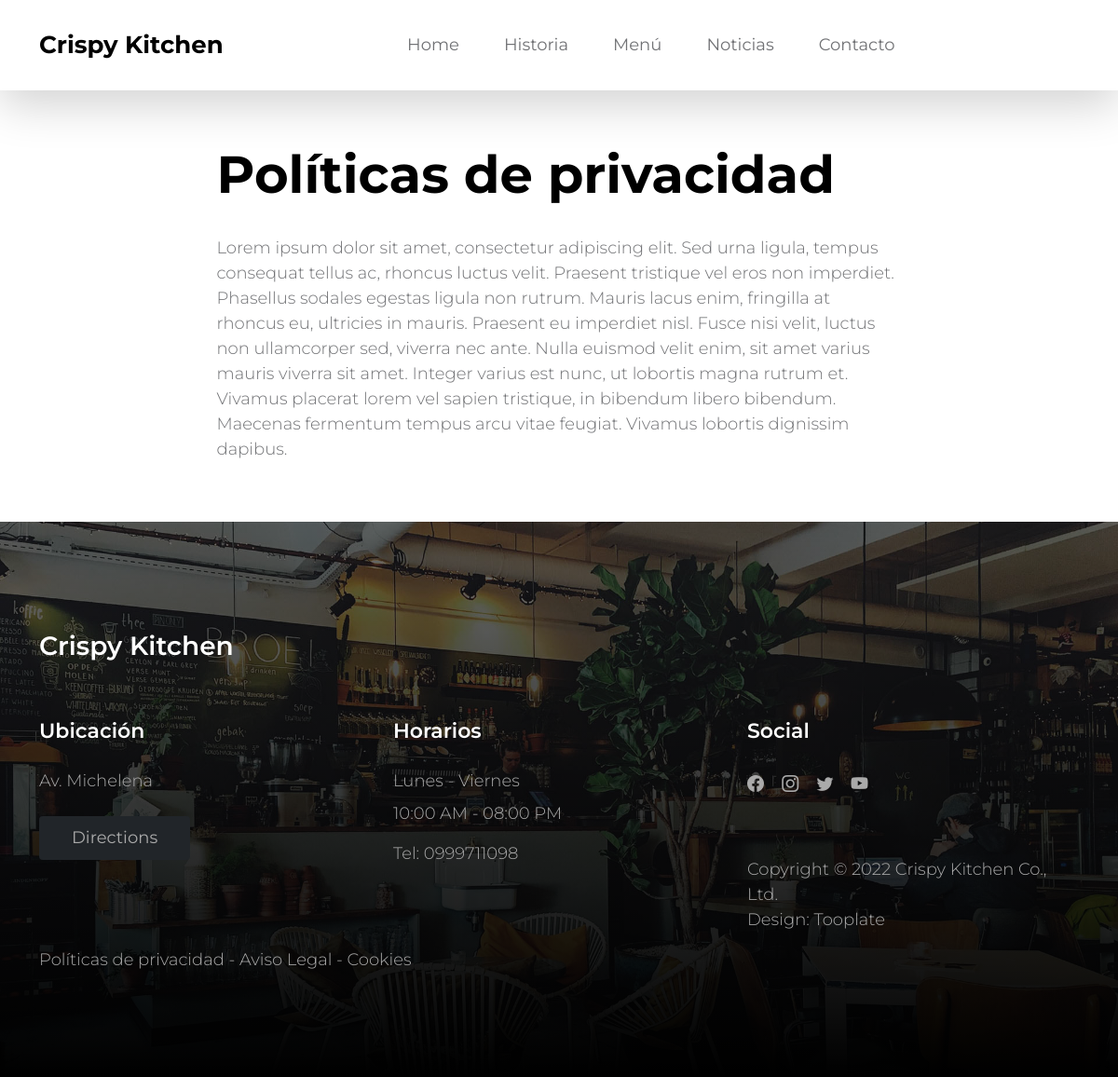
/page/1/, run on the app's committed database.
### pages/models.py (models this page shows, shortened)
class Page(models.Model):
    title = models.CharField(verbose_name="Título", max_length=200)
    content = RichTextField(verbose_name="Contenido")
    created = models.DateTimeField(
        auto_now_add=True, verbose_name="Fecha de creación")
    updated = models.DateTimeField(
        auto_now_add=True, verbose_name="Fecha de edición")
    class Meta:
        verbose_name = "página"
        verbose_name_plural = "páginas"
        ordering = ['created']

### social/models.py (models this page shows, shortened)
class Link(models.Model):
    key=models.SlugField(verbose_name="Nombre clave",
                          max_length=100, unique=True)
    name=models.CharField(max_length=200, verbose_name="Red social")
    url=models.URLField(verbose_name="Enlace",
                        max_length=200, null=True, blank=True)
    created = models.DateTimeField(
        auto_now_add=True, verbose_name="Fecha de creación")
    updated = models.DateTimeField(
        auto_now_add=True, verbose_name="Fecha de edición")
    class Meta:
        verbose_name = "enlace"
        verbose_name_plural = "enlaces"

### pages/views.py (the view)
# urls.py: path('<int:page_id>/', views.page, name="page")
def page(request, page_id):
    pages = get_object_or_404(Page, id=page_id)
    return render(request, "pages/sample.html", {'page': pages})

### pages/templatetags/pages_sample.py (called while the page is built)
@register.simple_tag
def get_page_list():
    pages = Page.objects.all()
    return pages

### social/processors.py (called while the page is built)
def context_dict(request):
    context = {}
    links = Link.objects.all()
    for link in links:
        context[link.key] = link.url # llenando el diccionario vacío
    return context

### pages/templates/pages/sample.html (shortened to what this page needs)
{% extends 'core/base.html' %}
{% block content %}
{% load static %}
    <section class="page-section about-heading">
      <div class="container">
        <div class="about-heading-content mbtm">
          <div class="row">
            <div class="col-xl-9 col-lg-10 mx-auto">
              <div class="bg-faded rounded p-5 forced">
                <h2 class="section-heading mb-4">
                  <span class="section-heading-lower">{{page.title}}</span>
                </h2>
                <div class="section-content">
                  {{page.content|safe}}
                </div>
              </div>
            </div>
          </div>
        </div>
      </div>
    </section>
{% endblock %}

### core/templates/core/base.html (shortened to what this page needs)
<!doctype html>
<html lang="en">
    <head>
        {% load static %}
        <link href="{% static 'core/css/bootstrap.min.css' %}" rel="stylesheet">
        <link href="{% static 'core/css/bootstrap-icons.css' %}" rel="stylesheet">
        <link href="{% static 'core/css/tooplate-crispy-kitchen.css' %}" rel="stylesheet">
    </head>
    <body>
        <nav class="navbar navbar-expand-lg bg-white shadow-lg">
            <div class="container">
                <a class="navbar-brand" href="{%url 'index'%}">
                    Crispy Kitchen
                </a>
                <div class="collapse navbar-collapse" id="navbarNav">
                    <ul class="navbar-nav mx-auto">
                        <li class="nav-item">
                            <a class="nav-link {% if request.path == '/' %}active{% endif %}" href="{%url 'index'%}">Home</a>
                        </li>
                        <li class="nav-item">
                            <a class="nav-link {% if request.path == '/about/' %}active{% endif %}" href="{%url 'about'%}">Historia</a>
                        </li>
                        <li class="nav-item">
                            <a class="nav-link {% if request.path == '/menu/' %}active{% endif %}" href="{%url 'menu'%}">Menú</a>
                        </li>
                        <li class="nav-item">
                            <a class="nav-link {% if request.path == '/news/' %}active{% endif %}" href="{%url 'news'%}">Noticias</a>
                        </li>
                        <li class="nav-item">
                            <a class="nav-link {% if request.path == '/contact/' %}active{% endif %}" href="{%url 'contact'%}">Contacto</a>
                        </li>
                    </ul>
                </div>
            </div>
        </nav>
        <main>
            {% block content %}{% endblock %}
        </main>
        <footer class="site-footer section-padding">
            <div class="container">
                <div class="row">
                    <div class="col-12">
                        <h4 class="text-white mb-4 me-5">Crispy Kitchen</h4>
                    </div>
                    <div class="col-lg-4 col-md-7 col-xs-12 tooplate-mt30">
                        <h6 class="text-white mb-lg-4 mb-3">Ubicación</h6>
                        <p>Av. Michelena</p>
                        <a href="https://www.google.com/maps/place/Av.+Michelena,+Quito/@-0.2479142,-78.5337139,20z/data=!4m6!3m5!1s0x91d5991abd38143f:0xaee3c9ecffe1d7f5!8m2!3d-0.2480751!4d-78.5335449!16s%2Fg%2F1tmxgmj3" class="custom-btn btn btn-dark mt-2">Directions</a>
                    </div>
                    <div class="col-lg-4 col-md-5 col-xs-12 tooplate-mt30">
                        <h6 class="text-white mb-lg-4 mb-3">Horarios</h6>
                        <p class="mb-2">Lunes - Viernes</p>
                        <p>10:00 AM - 08:00 PM</p>
                        <p>Tel: <a href="tel: 0999711098" class="tel-link">0999711098</a></p>
                    </div>
                    <div class="col-lg-4 col-md-6 col-xs-12 tooplate-mt30">
                        <h6 class="text-white mb-lg-4 mb-3">Social</h6>
                        <ul class="social-icon">
                        {% if LINK_FACEBOOK != null %}
                            <li><a href="{{LINK_FACEBOOK}}" target="_blank"
                                 class="social-icon-link bi-facebook"></a></li>
                        {% endif %}
                        {% if LINK_INSTAGRAM != null %}
                            <li><a href="{{LINK_INSTAGRAM}}" target="_blank"
                                 class="social-icon-link bi-instagram"></a></li>
                        {% endif %}
                        {% if LINK_TWITTER != null %}
                            <li><a href="{{LINK_TWITTER}}" target="_blank"
                            	 class="social-icon-link bi-twitter"></a></li>
                        {% endif %}
                        {% if LINK_YT != null %}
                            <li><a href="{{LINK_YT}}" target="_blank"
                                 class="social-icon-link bi-youtube"></a></li>
                        {% endif %}
                        </ul>
                        <p class="copyright-text tooplate-mt60">Copyright © 2022 Crispy Kitchen Co., Ltd.
                        <br>Design: <a rel="nofollow" href="https://www.tooplate.com/" target="_blank">Tooplate</a></p>
                    </div>
                </div>
                <div class="row" >
                    <p class="m-0 mbt">
                        {% load pages_sample %}
                        {% get_page_list as pages_list %}
                        {% for page in pages_list %}
                        <a href="{% url 'page' page.id %}" class="link" text-aligne="center">{{page.title}}</a>{% if not forloop.last %} - {% endif %}
                        {% endfor %}
                    </p>
                </div>
             </div>
        </footer>
    </body>
</html>

### core/static/core/css/tooplate-crispy-kitchen.css (style rules this page uses)
:root { --white-color: #FFFFFF; --primary-color: #f44749; --secondary-color: #f3af24; --section-bg-color: #F9F9F9; --dark-color: #000000; --title-color: #565758; --news-title-color: #292828; --p-color: #717275; --border-color: #eaeaea; --border-radius-default: .25rem; --body-font-family: 'Montserrat', sans-serif; --h1-font-size: 76px; --h2-font-size: 56px; --h3-font-size: 42px; --h4-font-size: 28px; --h5-font-size: 26px; --h6-font-size: 22px; --p-font-size: 18px; --menu-font-size: 18px; --category-font-size: 14px; --font-weight-light: 300; --font-weight-normal: 400; --font-weight-semibold: 600; --font-weight-bold: 700; }
body { background: var(--white-color); font-family: var(--body-font-family); position: relative; }
h2, h3, h4, h5, h6 { color: var(--dark-color); line-height: inherit; }
h1, h2, h3, h4, h5, h6 { font-weight: var(--font-weight-semibold); }
h1, h2 { font-weight: var(--font-weight-bold); }
h2 { font-size: var(--h2-font-size); }
h4 { font-size: var(--h4-font-size); }
h6 { font-size: var(--h6-font-size); }
p, .list .list-item { color: var(--p-color); font-size: var(--p-font-size); font-weight: var(--font-weight-light); }
a, button { touch-action: manipulation; transition: all 0.3s; }
a { color: var(--secondary-color); text-decoration: none; }
.section-padding { padding-top: 8rem; padding-bottom: 8rem; }
.custom-btn { border: 0; color: var(--white-color); font-size: var(--menu-font-size); padding: 10px 35px; }
.navbar { background: var(--white-color); padding-top: 20px; padding-bottom: 20px; }
.navbar-brand { color: var(--dark-color); font-size: var(--h5-font-size); font-weight: var(--font-weight-bold); margin-right: 0; }
.navbar-expand-lg .navbar-nav .nav-link { padding-right: 1.5rem; padding-left: 1.5rem; }
.navbar-expand-lg .nav-link { color: var(--p-color); font-weight: var(--font-weight-normal); font-size: var(--menu-font-size); padding-top: 15px; padding-bottom: 15px; }
.site-footer { background-image: url('../images/daan-evers-tKN1WXrzQ3s-unsplash.jpg'); background-repeat: no-repeat; background-position: center; background-size: cover; padding-top: 7rem; padding-bottom: 7rem; position: relative; }
.site-footer::before { content: ""; background: linear-gradient(to top, var(--dark-color), transparent 200%); position: absolute; top: 0; right: 0; bottom: 0; left: 0; }
.site-footer .container { position: relative; }
.tooplate-mt30 { margin-top: 30px; }
.tooplate-mt60 { margin-top: 60px; }
.copyright-text { font-size: var(--menu-font-size); }
.tel-link { color: var(--p-color); }
.site-footer a { color: #AAA;; }
.site-footer p { color: #AAA; }
.social-icon { margin: 0; padding: 0; }
.social-icon li { list-style: none; display: inline-block; vertical-align: top; transition: all 0.3s; }
.social-icon-link { color: var(--p-color); font-size: var(--p-font-size); display: inline-block; vertical-align: top; margin-top: 4px; margin-bottom: 4px; margin-right: 15px; }

### data on the page
Page: title "Políticas de privacidad", content "Lorem ipsum dolor sit amet, consectetur adipiscing elit. Sed urna ligula, tempus consequat tellus ac, rhoncus luctus velit. Praesent tristique vel eros non imperdiet. Phasellus sodales egestas ligula non rutrum. Mauris lacus enim, fringilla at rhoncus eu, ultricies in mauris. Praesent eu imperdiet nisl. Fusce nisi velit, luctus non ullamcorper sed, viverra nec ante. Nulla euismod velit enim, sit amet varius mauris viverra sit amet. Integer varius est nunc, ut lobortis magna rutrum et. Vivamus placerat lorem vel sapien tristique, in bibendum libero bibendum. Maecenas fermentum tempus arcu vitae feugiat. Vivamus lobortis dignissim dapibus."
Page: title "Aviso Legal"
Page: title "Cookies"
